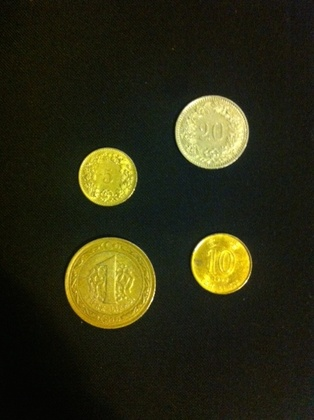
%> input picture Circle Detection 2015/test10.jpg, 314 x 420 px, shrunk from 478 x 640 before the run
$ octave Project1.m   (GNU Octave 9; MATLAB toolbox functions it lacks are replaced by stand-ins)
%> lines starting %> are read from the running program, lines starting %| are printed output that depends on the picture; in (x1, y1, x2, y2) boxes, pixels count from 0 and x2, y2 are one past the last pixel; in counts of white or black regions, pixels touching at a corner belong together; the program's own positions count from 1
close all
clear all

% Step 1

tic
i=imread('test10.jpg');
%> i is the input picture: size 420x314x3 uint8; mean R, G, B 44.4, 43.8, 19.5
j=imread('test22.jpg');
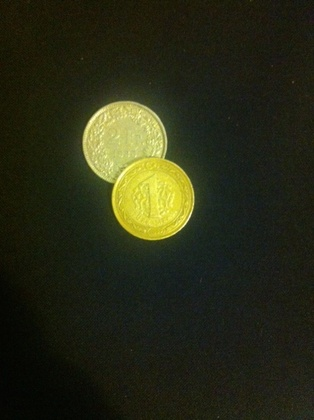
%> input picture Circle Detection 2015/test22.jpg, 314 x 420 px, shrunk from 478 x 640 before the run
%> j is the input picture: size 420x314x3 uint8; mean R, G, B 41.4, 43.4, 22.8
k=imread('test19.jpg');
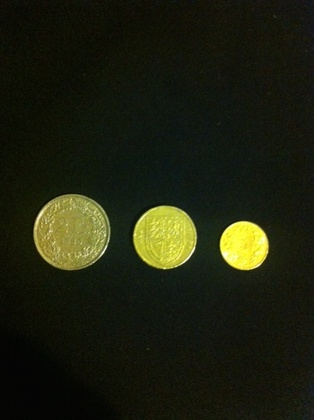
%> input picture Circle Detection 2015/test19.jpg, 314 x 420 px, shrunk from 478 x 640 before the run
%> k is the input picture: size 420x314x3 uint8; mean R, G, B 29.8, 32.6, 15.3
subplot(1,3,1)
imshow(i)
title('Picture 1')
subplot(1,3,2)
imshow(j)
title('Picture 2')
subplot(1,3,3)
imshow(k)
title('Picture 3')

input_val=input('\n Which one of the pictures 1, 2 and 3 would you like to use?: ');
%> the answer given: 1

if input_val~=1 && input_val~=2 && input_val~=3
    disp('Error: You have to choose 1, 2 or 3')
    input_val=input('\n Simply write 1, 2 or 3: ');
end

if input_val==1
    input_val=i;
elseif input_val==2
    input_val=j;
elseif input_val==3
    input_val=k;
end

im=input_val;
i=im;

% 0.2989*R+0.5870*G+0.1140*B can be done in two ways

% Either like this, with MATLABs function im2double:
% % a=im2double(i);
% % I=0.2989*a(:,:,1) + 0.5870*a(:,:,2) + 0.1140*a(:,:,3);

% Or like this, calculating without any specific MATLAB function:
for k=1:size(i,1)
    for l=1:size(i,2)
        % I(k,l)=m*n;
        I(k,l)=(0.2989*i(k,l,1))+(0.587*i(k,l,2))+(0.114*i(k,l,3));
    end
end
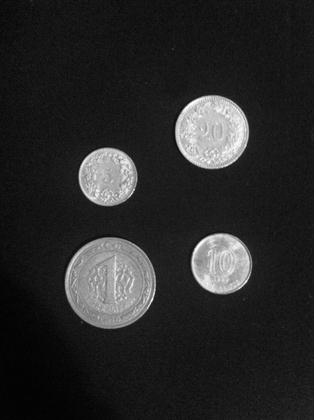
%> I: size 420x314 uint8; min 2, max 252, mean 41.2

% Step 2

X = sprintf('\n Convolution has started...');
disp(X)

F1=[-1 0 1;-2 0 2;-1 0 1];
F2=[-1 -2 -1;0 0 0;1 2 1];

% Convolve I with F1 and F2
Gx=zeros(size(I));
Gy=zeros(size(I));

for i=2:size(I,1)-1
    for j=2:size(I,2)-1
        Gx(i,j)=sum(sum(double(I(i-1:i+1,j-1:j+1)).*F1));
        Gy(i,j)=sum(sum(double(I(i-1:i+1,j-1:j+1)).*F2));
    end
end
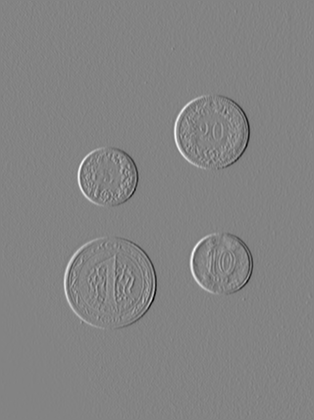
%> Gx: size 420x314 double; min -815, max 766, mean 0.4; drawn with min black and max white
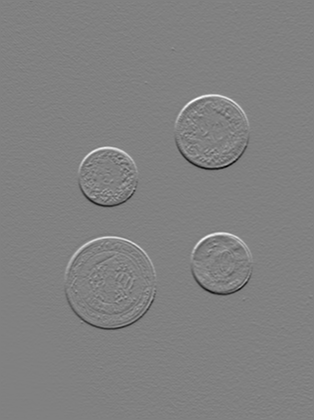
%> Gy: size 420x314 double; min -736, max 718, mean 0; drawn with min black and max white

X = sprintf('\n Convolution is done');
disp(X)

G=sqrt(Gx.^2+Gy.^2);
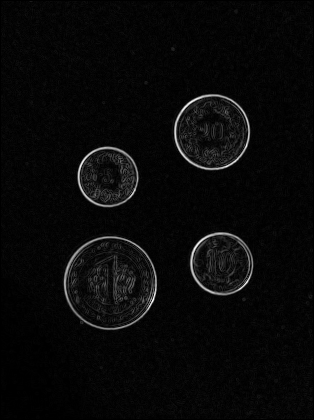
%> G: size 420x314 double; min 0, max 828.1, mean 30.4; drawn with min black and max white

% [12 lines of commented-out code are left out]
I=G>=0.3*max(G(:));
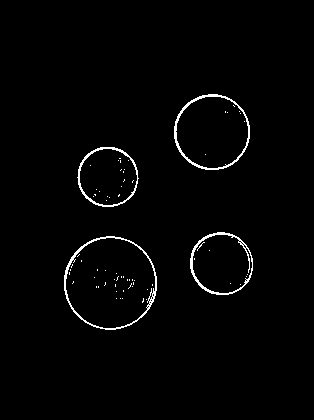
%> I: size 420x314 logical; 1.7% white in thin lines or dots, all inside (x1, y1, x2, y2) = (64, 94, 253, 330)

% Step 3

X = sprintf('\n Hough transform has started...');
disp(X)

A=zeros(size(I,1),size(I,2),75);
[x,y]=find(I==1);
%> x = 2199 values from 95 to 330; y = 2199 values from 65 to 253
n=0.12;

%> (the run ends here)
